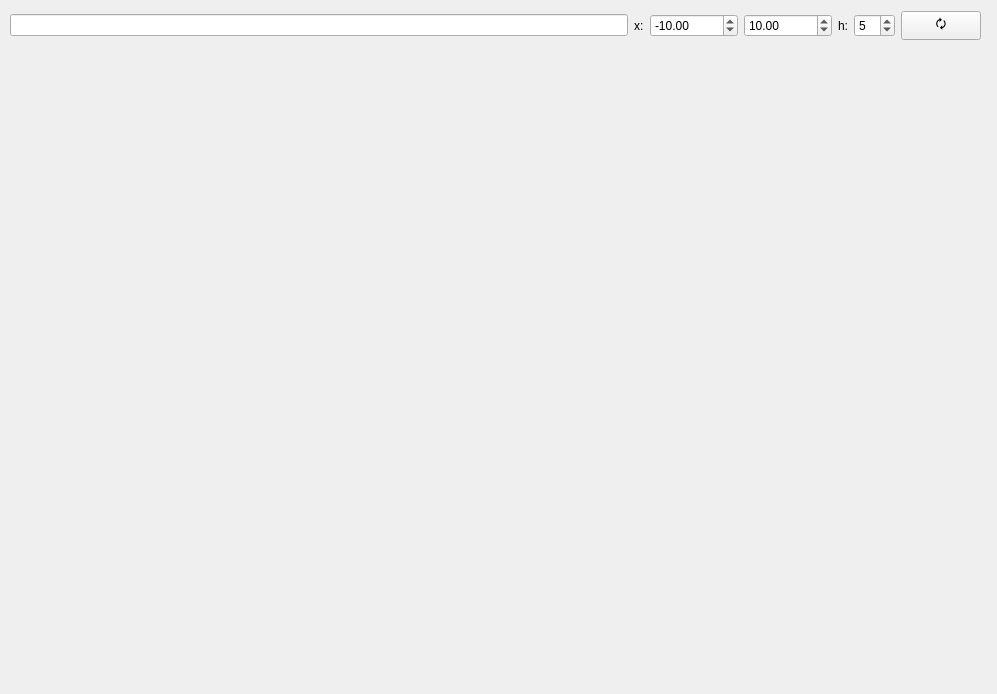
<?xml version="1.0" encoding="UTF-8"?>
<ui version="4.0">
 <class>graph</class>
 <widget class="QWidget" name="graph">
  <property name="geometry">
   <rect>
    <x>0</x>
    <y>0</y>
    <width>997</width>
    <height>694</height>
   </rect>
  </property>
  <property name="minimumSize">
   <size>
    <width>997</width>
    <height>694</height>
   </size>
  </property>
  <property name="maximumSize">
   <size>
    <width>997</width>
    <height>694</height>
   </size>
  </property>
  <property name="windowTitle">
   <string>GRAPH</string>
  </property>
  <property name="windowIcon">
   <iconset theme="applications-graphics">
    <normaloff>.</normaloff>.</iconset>
  </property>
  <widget class="QCustomPlot" name="widget" native="true">
   <property name="geometry">
    <rect>
     <x>10</x>
     <y>49</y>
     <width>981</width>
     <height>631</height>
    </rect>
   </property>
  </widget>
  <widget class="QWidget" name="horizontalLayoutWidget">
   <property name="geometry">
    <rect>
     <x>10</x>
     <y>0</y>
     <width>971</width>
     <height>51</height>
    </rect>
   </property>
   <layout class="QHBoxLayout" name="horizontalLayout">
    <property name="sizeConstraint">
     <enum>QLayout::SetDefaultConstraint</enum>
    </property>
    <item>
     <widget class="QLineEdit" name="lineEdit_func">
      <property name="sizePolicy">
       <sizepolicy hsizetype="Expanding" vsizetype="Fixed">
        <horstretch>0</horstretch>
        <verstretch>0</verstretch>
       </sizepolicy>
      </property>
      <property name="maxLength">
       <number>255</number>
      </property>
      <property name="readOnly">
       <bool>true</bool>
      </property>
     </widget>
    </item>
    <item>
     <widget class="QLabel" name="label">
      <property name="text">
       <string>x:</string>
      </property>
     </widget>
    </item>
    <item>
     <widget class="QDoubleSpinBox" name="doubleSpinBox_xStart">
      <property name="minimum">
       <double>-999999.000000000000000</double>
      </property>
      <property name="maximum">
       <double>999998.000000000000000</double>
      </property>
      <property name="singleStep">
       <double>0.500000000000000</double>
      </property>
      <property name="value">
       <double>-10.000000000000000</double>
      </property>
     </widget>
    </item>
    <item>
     <widget class="QDoubleSpinBox" name="doubleSpinBox_xEnd">
      <property name="minimum">
       <double>-999998.000000000000000</double>
      </property>
      <property name="maximum">
       <double>999999.000000000000000</double>
      </property>
      <property name="singleStep">
       <double>0.500000000000000</double>
      </property>
      <property name="value">
       <double>10.000000000000000</double>
      </property>
     </widget>
    </item>
    <item>
     <widget class="QLabel" name="label_2">
      <property name="text">
       <string>h:</string>
      </property>
     </widget>
    </item>
    <item>
     <widget class="QSpinBox" name="spinBox">
      <property name="maximum">
       <number>10</number>
      </property>
      <property name="value">
       <number>5</number>
      </property>
     </widget>
    </item>
    <item>
     <widget class="QPushButton" name="pushButton">
      <property name="styleSheet">
       <string notr="true">selection-background-color: qradialgradient(spread:pad, cx:0.5, cy:0.5, radius:0.5, fx:0.5, fy:0.5, stop:0 rgba(0, 0, 0, 0), stop:0.52 rgba(0, 0, 0, 0), stop:0.565 rgba(82, 121, 76, 33), stop:0.65 rgba(159, 235, 148, 64), stop:0.721925 rgba(255, 238, 150, 129), stop:0.77 rgba(255, 128, 128, 204), stop:0.89 rgba(191, 128, 255, 64), stop:1 rgba(0, 0, 0, 0));</string>
      </property>
      <property name="text">
       <string>🗘</string>
      </property>
     </widget>
    </item>
   </layout>
  </widget>
 </widget>
 <customwidgets>
  <customwidget>
   <class>QCustomPlot</class>
   <extends>QWidget</extends>
   <header>qcustomplot.h</header>
   <container>1</container>
  </customwidget>
 </customwidgets>
 <resources/>
 <connections/>
</ui>
